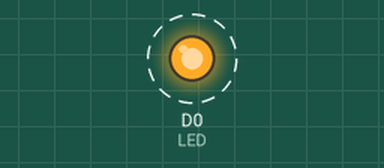
Recording of a sketch running on a simulated ESP8266 (NodeMCU). On the bench: output pins drawn as LEDs (lit = HIGH). Dashed ring = blinking. What the sketch prints to the serial monitor is not drawn.

Above: at 0.5 s.
Timing chart, 0 to 4.6 s (numbered marks = the images above):
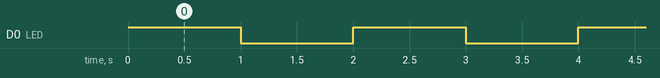

The sketch:

0_blink_LED.ino
```cpp
#define LED D0            // Led in NodeMCU at pin GPIO16 (D0).
void setup() {
pinMode(LED, OUTPUT);    // LED pin as output.
Serial.begin(9600);

}
void loop() {
digitalWrite(LED, HIGH);// turn the LED off.(Note that LOW is the voltage level but actually
                        //the LED is on; this is because it is acive low on the ESP8266.
delay(1000);            // wait for 1 second.
digitalWrite(LED, LOW); // turn the LED on.
Serial.println("Hello World!");

delay(1000); // wait for 1 second.
}
```

Measured:
- by itself, D0 (LED): alternates HIGH for 1.0 s and LOW for 1.0 s
